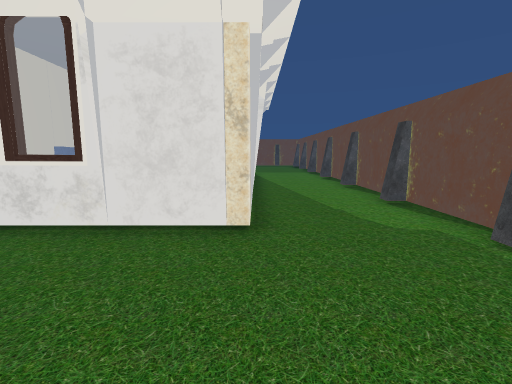
View 1 (above)

18 first-person views from a walk through a scene from a Unity 3-D project. The camera is 1.3 m above the floor, tilts 8° down and sees 85° across. The floor is counted in squares, 1 m on a side. Each view is taken from the middle of a square. On the plan, view 1 faces up. The plan holds only what a view shows up to about 13 squares ahead; the rest is blank. The place goes on beyond the plan. The player character is not drawn. Some surface patterns are stand-ins.

View 2
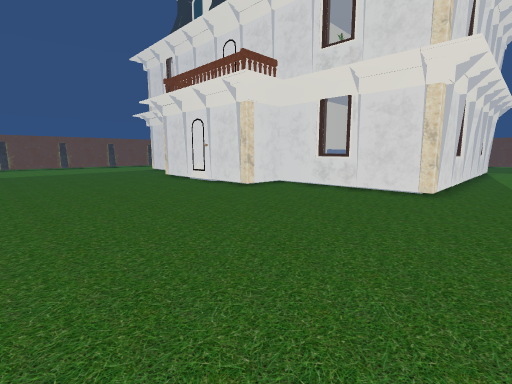

View 3
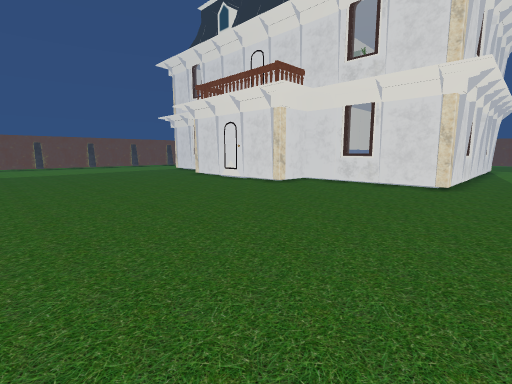

View 4
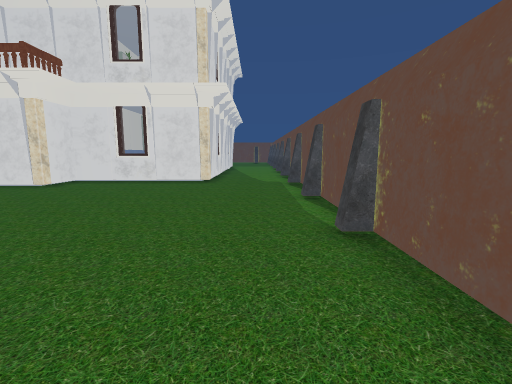

View 5
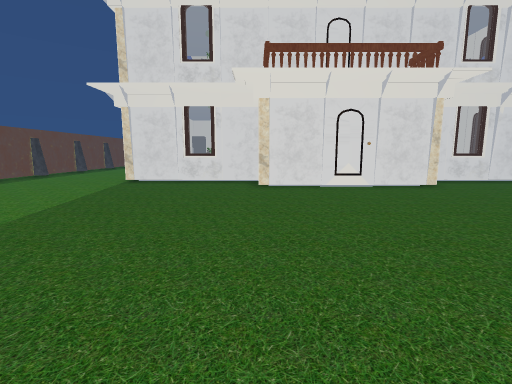

View 6
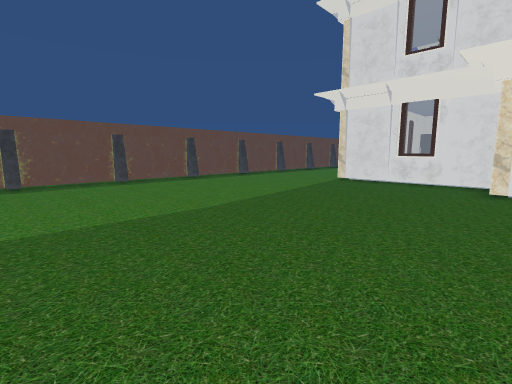

View 7
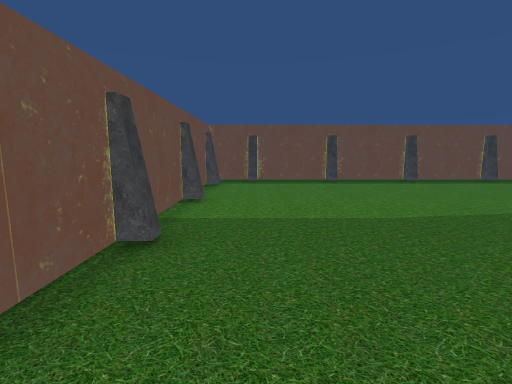

View 8
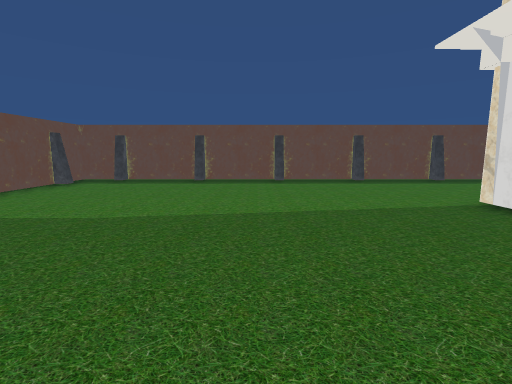

View 9
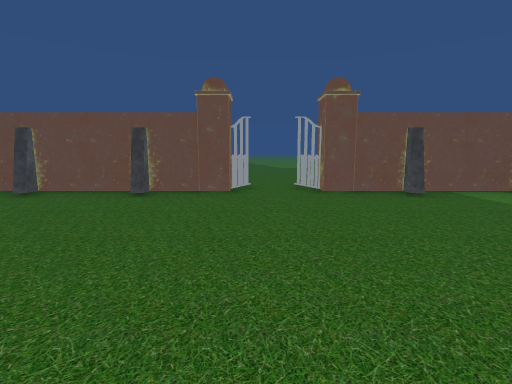

View 10
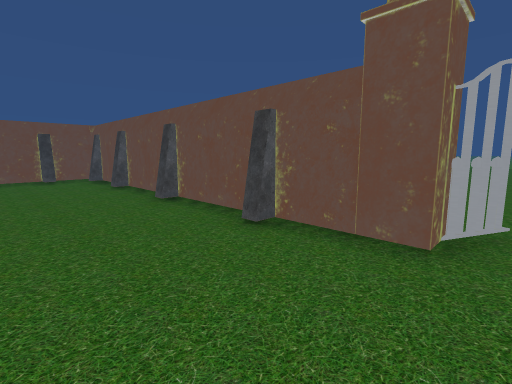

View 11
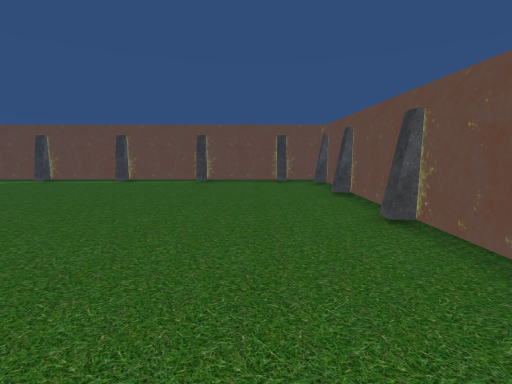

View 12
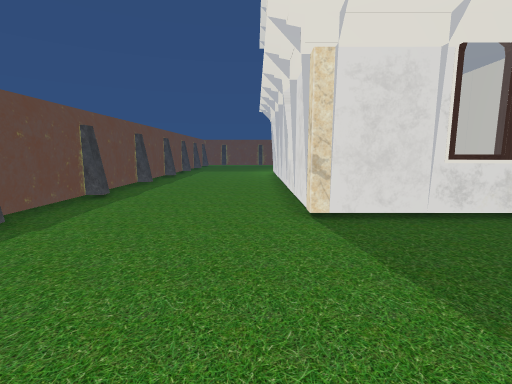

View 13
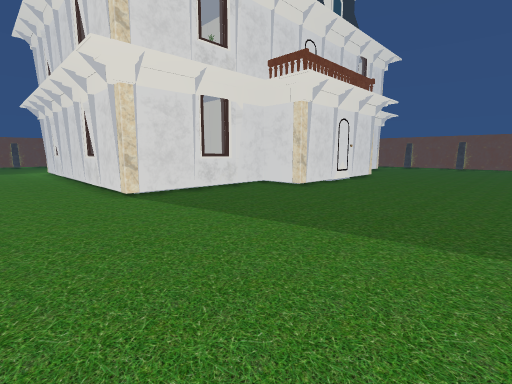

View 14
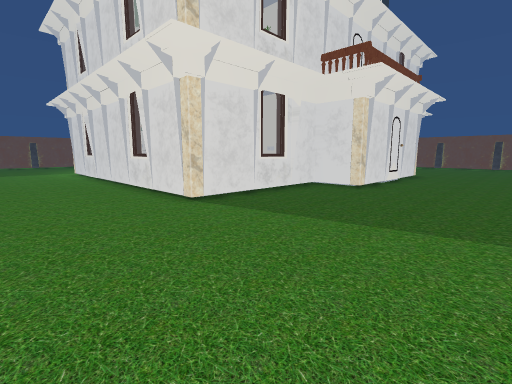

View 15
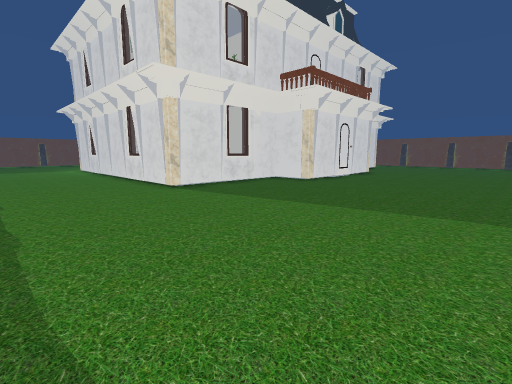

View 16
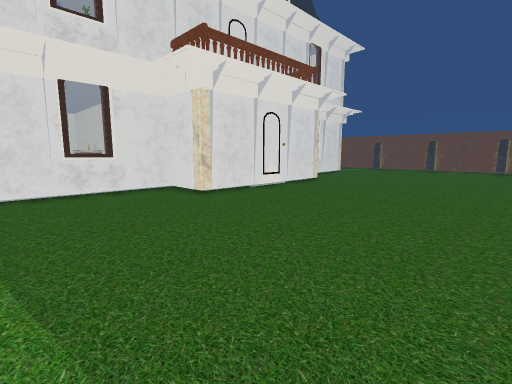

View 17
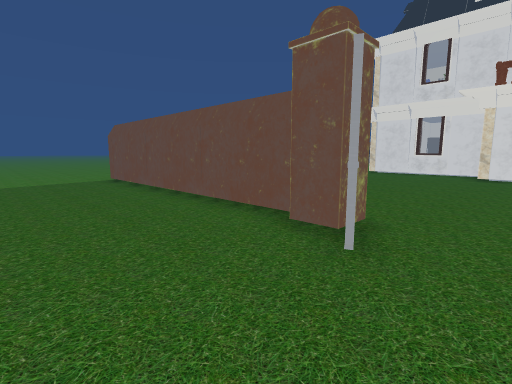

View 18
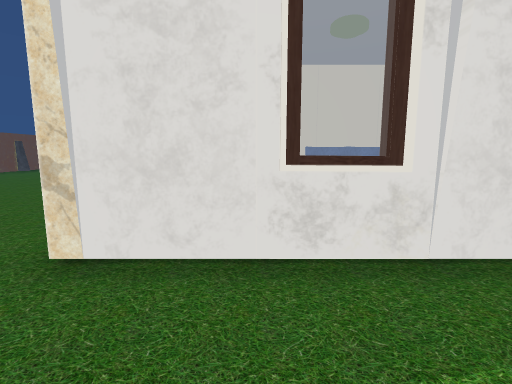

### Floor plan
Points are (right, up) in squares from view 1. A wall is a line through its corners. A room is listed if a view was taken in it or the views show most of it. See-through windows are left out.
Room 1 (views 1, 2, 3, 4, 5, 6, 7, 8, 9, 10, 11, 12, 13, 14, 15, 16, 18)
walls: (-12.4, 2.6) (-12.9, 2.6) (-12.9, 4.6) (-18.9, 4.6) (-18.9, 11.5); (-12.6, 8.4) (-12.6, 9.5); (-9.2, -9) (-7.6, -9); (-7.6, -8.7) (-7.1, -8.7); (-7.1, -9) (-4, -9); (-16.2, -8.7) (-15.8, -8.7); (-15.8, -9) (-14.1, -9); (-6.4, 11.3) (-6.4, 8.4); (-4, -8.7) (-3.5, -8.7); (-3.5, -9) (-0.4, -9); (-19.4, -9) (-16.2, -9); (-19.9, -8.7) (-19.4, -8.7); (-24.6, 0.4) (-24.6, -0.2); (-24.6, 3.9) (-24.6, 3.4); (-25, -0.2) (-25, -3.4); (-25, 3.4) (-25, 0.3); (-24.6, -3.2) (-24.6, -3.8); (-0.4, -8.7) (0.1, -8.7); (3.5, -0.2) (3.5, 0.2); (3.5, 3.4) (3.5, 3.9); (-25, -3.8) (-25, -6.9); (3.8, 0.3) (3.8, 3.4); (-0.1, 11.2) (-0.1, 4.6) (-6.1, 4.6) (-6.1, 2.6) (-9.6, 2.6); (-24.6, 7.5) (-24.6, 7); (3.8, 4) (3.8, 7); (-25, 7) (-25, 3.9); (3.5, -3.8) (3.5, -3.2); (3.8, -3.4) (3.8, -0.2); (0.8, -9) (2.6, -9); (-23, -9) (-20.5, -9); (3.5, 7) (3.5, 7.5); (-24.6, -6.9) (-24.6, -7.4); (-23.4, -8.7) (-23, -8.7); (-25, -7.2) (-25, -9) (-23.6, -9); (3.8, 7.9) (3.8, 10.6); (3.5, -7.4) (3.5, -6.9); (3.8, -7) (3.8, -3.8); (-24.6, 11.1) (-24.6, 10.6); (-25, 10.6) (-25, 7.6); (3.5, 10.6) (3.5, 11.1); (3.8, -9) (3.8, -7.4)
ways out: opening at (-12.5, -11.2) to room 2
objects: other object (-18, 6) to (-18, 7); other object (-16, 6) to (-15, 7); other object (-14, 5) to (-13, 7); other object (-13, -10); other object (-13, 8); other object (-13, 10); other object (-12, 5) to (-11, 5); other object (-10, 3); other object (-8, 5) to (-7, 5); other object (-6, 5) to (-5, 7); sofa (-6, 9) to (-6, 11); other object (-4, 6) to (-3, 7)
Room 2 (view 17)
walls: (-14.5, -9.4) (-25, -9.4)
ways out: opening at (-12.5, -11.2) to room 1
objects: other object (-11, -11)

Positions as (right, up) in squares from view 1, and headings:
1: (0, 0), facing up
2: (2, -5), facing up-left
3: (2, -7), facing up-left
4: (2, -8), facing up
5: (-13, -8), facing up
6: (-12, -8), facing up-left
7: (-12, -7), facing left
8: (-12, -1), facing left
9: (-11, 0), facing down
10: (-11, -5), facing down-right
11: (-9, -6), facing right
12: (-20, -1), facing up
13: (-22, -4), facing up-right
14: (-23, -2), facing up-right
15: (-24, -5), facing up-right
16: (-18, -5), facing up-right
17: (-11, -14), facing up-left
18: (3, 7), facing left
